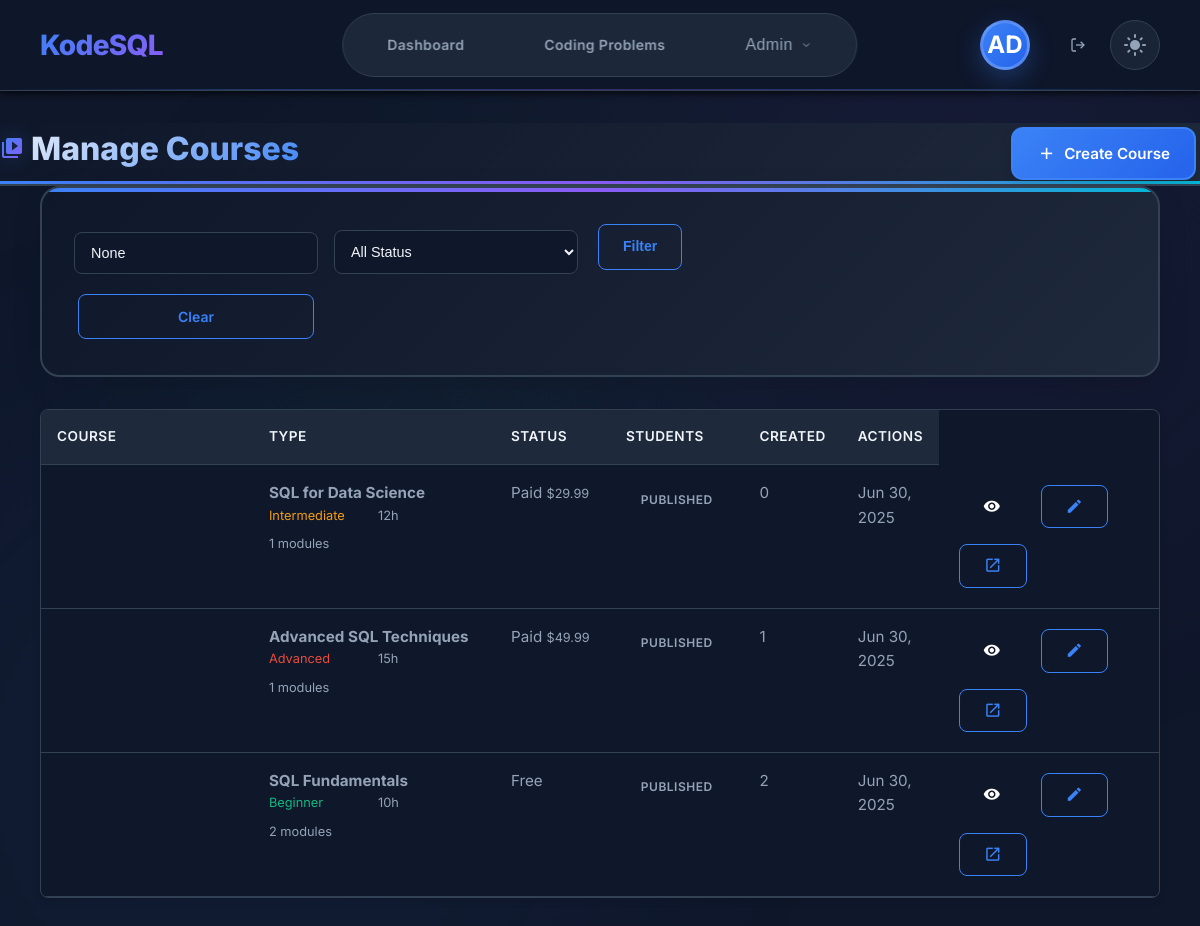
/courses/admin/ (signed in), run on an earlier commit of the app's database.
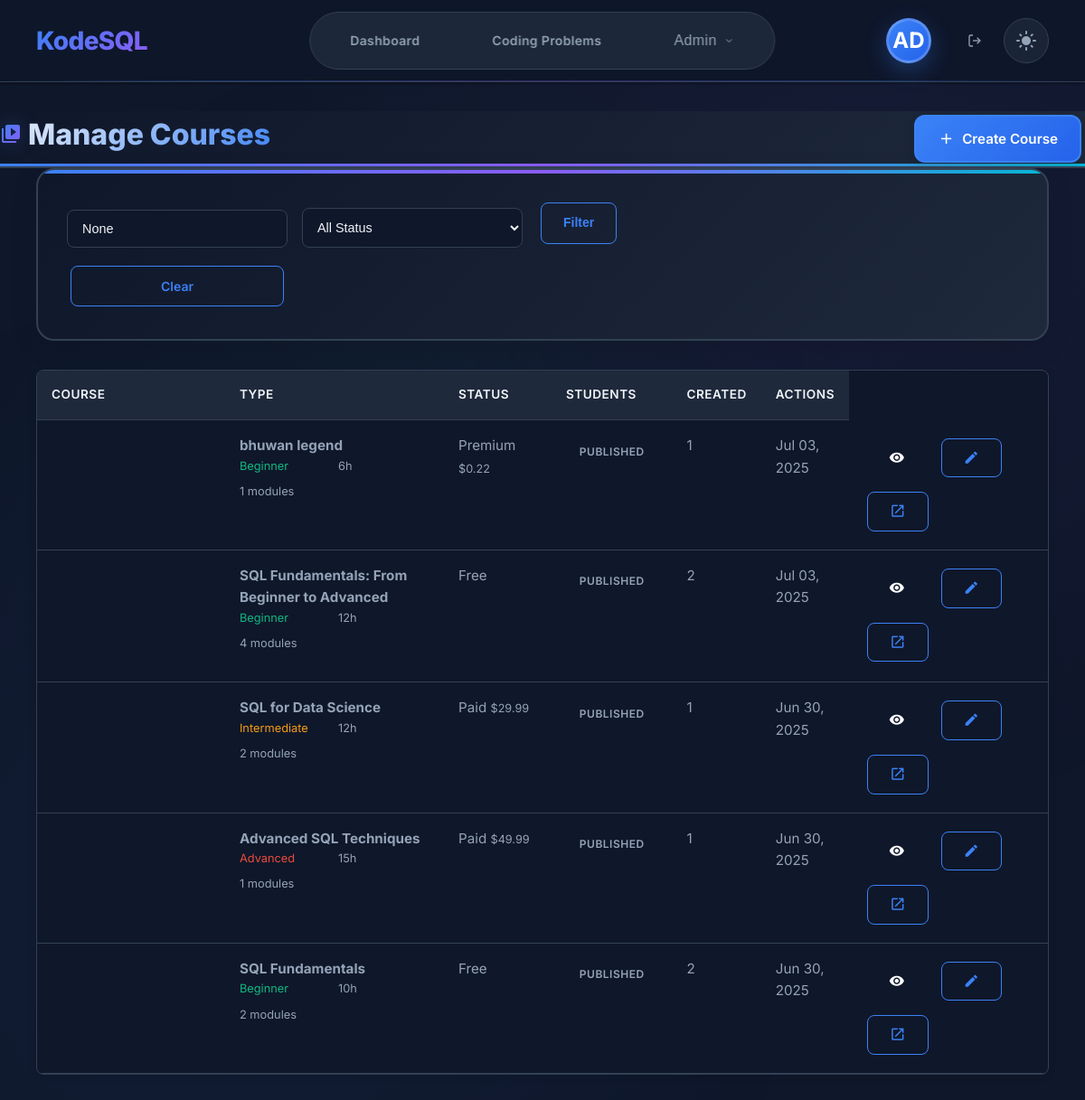
And on a later commit of the database.
### courses/models.py (models this page shows, shortened)
class Course(models.Model):
    DIFFICULTY_CHOICES = [
        ('beginner', 'Beginner'),
        ('intermediate', 'Intermediate'),
        ('advanced', 'Advanced'),
    ]
    COURSE_TYPE_CHOICES = [
        ('free', 'Free'),
        ('paid', 'Paid'),
        ('premium', 'Premium'),
    ]
    STATUS_CHOICES = [
        ('draft', 'Draft'),
        ('published', 'Published'),
        ('archived', 'Archived'),
    ]
    title = models.CharField(max_length=255)
    slug = models.SlugField(max_length=255, unique=True)
    description = CKEditor5Field(config_name='tutorial')
    short_description = models.TextField(max_length=500, help_text="Brief description for course cards")
    difficulty = models.CharField(max_length=15, choices=DIFFICULTY_CHOICES, default='beginner')
    course_type = models.CharField(max_length=10, choices=COURSE_TYPE_CHOICES, default='free')
    status = models.CharField(max_length=10, choices=STATUS_CHOICES, default='draft')
    price = models.DecimalField(max_digits=10, decimal_places=2, default=0.00)
    discount_price = models.DecimalField(max_digits=10, decimal_places=2, null=True, blank=True)
    thumbnail = models.ImageField(upload_to='courses/thumbnails/', blank=True, null=True)
    preview_video = models.URLField(blank=True, help_text="YouTube or Vimeo URL for course preview")
    duration_hours = models.PositiveIntegerField(default=0, help_text="Estimated course duration in hours")
    skill_level = models.CharField(max_length=50, blank=True, help_text="e.g., 'No prior experience needed'")
    language = models.CharField(max_length=50, default='English')
    tags = models.CharField(max_length=500, blank=True, help_text="Comma-separated tags")
    category = models.CharField(max_length=100, blank=True)
    prerequisites = CKEditor5Field(config_name='tutorial', blank=True)
    learning_outcomes = CKEditor5Field(config_name='tutorial', blank=True)
    is_featured = models.BooleanField(default=False)
    allow_preview = models.BooleanField(default=True, help_text="Allow non-enrolled users to preview first module")
    certificate_enabled = models.BooleanField(default=True)
    order = models.PositiveIntegerField(default=0)
    created_at = models.DateTimeField(auto_now_add=True)
    updated_at = models.DateTimeField(auto_now=True)
    published_at = models.DateTimeField(null=True, blank=True)
    instructor = models.ForeignKey(settings.AUTH_USER_MODEL, on_delete=models.CASCADE, related_name='courses_taught')
    class Meta:
        ordering = ['order', '-created_at']
        indexes = [
            models.Index(fields=['status', 'course_type']),
            models.Index(fields=['difficulty', 'category']),
            models.Index(fields=['-created_at']),
        ]
    @property
    def module_count(self):
        return self.modules.count()
    @property
    def effective_price(self):
        return self.discount_price if self.discount_price else self.price
    @property
    def is_free(self):
        return self.course_type == 'free' or self.effective_price == 0

### courses/views.py (the view)
# urls.py: path('admin/', views.admin_courses_list, name='admin_courses_list'),
@staff_member_required
def admin_courses_list(request):
    courses = Course.objects.select_related('instructor').annotate(
        enrollment_count=Count('enrollments', filter=Q(enrollments__status__in=['active', 'completed']))
    ).order_by('-created_at')
    search = request.GET.get('search')
    if search:
        courses = courses.filter(
            Q(title__icontains=search) |
            Q(instructor__email__icontains=search)
        )
    status_filter = request.GET.get('status')
    if status_filter:
        courses = courses.filter(status=status_filter)
    paginator = Paginator(courses, 20)
    page_number = request.GET.get('page')
    page_obj = paginator.get_page(page_number)
    context = {
        'page_title': 'Manage Courses',
        'courses': page_obj,
        'search': search,
        'status_filter': status_filter,
    }
    return render(request, 'courses/admin/courses_list.html', context)

### templates/courses/admin/courses_list.html (shortened to what the changed rows need)
{% extends 'admin_base.html' %}
{% load static %}
{% block extra_css %}
<link rel="stylesheet" href="{% static 'css/courses.css' %}">
<link rel="stylesheet" href="{% static 'css/admin-subscription-plans.css' %}">
{% endblock %}
{% block admin_content %}
<div class="admin-header">
    <div class="admin-header-content">
        <h1>
            <span class="material-icons">video_library</span>
            Manage Courses
        </h1>
    </div>
</div>
<div class="admin-content">
    <div class="tile-wrap">
        <div class="admin-table-container">
            <table class="admin-table">
                <thead>
                    <tr>
                        <th>Course</th>
                        <th>Type</th>
                        <th>Status</th>
                        <th>Students</th>
                        <th>Created</th>
                        <th>Actions</th>
                    </tr>
                </thead>
                <tbody>
                    {% if courses %}
                        {% for course in courses %}
                        <tr>
                            <td>
                                <div class="course-info">
                                    <strong>{{ course.title }}</strong>
                                    <div class="course-meta">
                                        <span class="difficulty {{ course.difficulty }}">{{ course.get_difficulty_display }}</span>
                                        <span>{{ course.duration_hours }}h</span>
                                        <span>{{ course.module_count }} modules</span>
                                    </div>
                                </div>
                            </td>
                            <td>
                                <span class="course-type {{ course.course_type }}">
                                    {{ course.get_course_type_display }}
                                    {% if not course.is_free %}
                                        <small>${{ course.effective_price }}</small>
                                    {% endif %}
                                </span>
                            </td>
                            <td>
                                <span class="status-badge {{ course.status }}">
                                    {{ course.get_status_display }}
                                </span>
                            </td>
                            <td>
                                <span class="enrollment-count">{{ course.enrollment_count }}</span>
                            </td>
                            <td>
                                <span class="date">{{ course.created_at|date:"M d, Y" }}</span>
                            </td>
                            <td>
                                <div class="action-buttons">
                                    <a href="{% url 'courses:admin_course_detail' course.slug %}" class="btn btn-sm btn-primary" title="View Details">
                                        <span class="material-icons">visibility</span>
                                    </a>
                                    <a href="{% url 'courses:admin_course_edit' course.slug %}" class="btn btn-sm btn-secondary" title="Edit">
                                        <span class="material-icons">edit</span>
                                    </a>
                                    <a href="{% url 'courses:course_detail' course.slug %}" class="btn btn-sm btn-secondary" title="Preview" target="_blank">
                                        <span class="material-icons">open_in_new</span>
                                    </a>
                                </div>
                            </td>
                        </tr>
                        {% endfor %}
                    {% endif %}
                </tbody>
            </table>
        </div>
    </div>
</div>
{% endblock %}

What changed in the data, as far as the page shows it:
added Course: title "bhuwan legend", difficulty "Beginner", duration_hours "6", module_count "1", course_type "Premium", effective_price "0.22", status "PUBLISHED", enrollment_count "1", created_at "Jul 03, 2025"
added Course: title "SQL Fundamentals: From Beginner to Advanced", difficulty "Beginner", duration_hours "12", module_count "4", course_type "Free", status "PUBLISHED", enrollment_count "2", created_at "Jul 03, 2025"
changed Course "SQL for Data Science": module_count "1" → "2"; enrollment_count "0" → "1"
